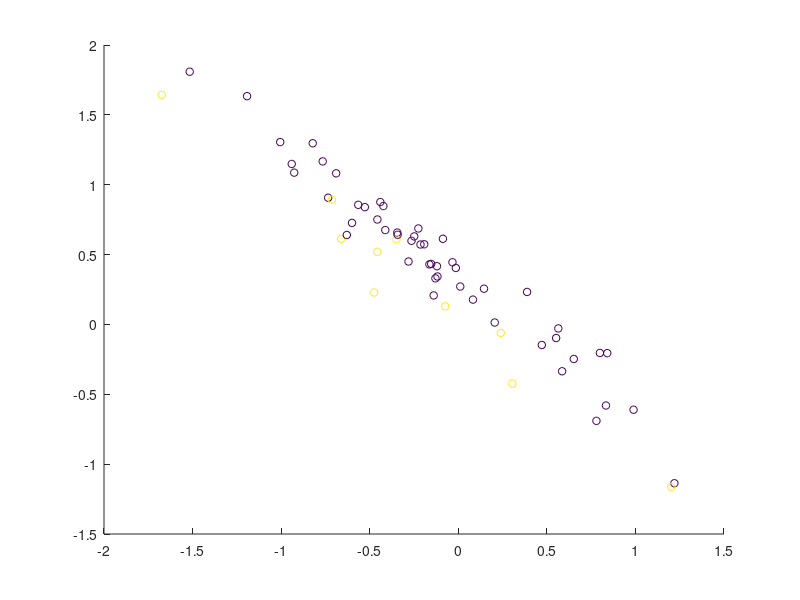

MATLAB code for this plot: (Note: this script raises an error after producing the figure.)
% This script is a demo showing some simple decoding on simulated toy data.
% The toy data are simple matlab matrices and no "real" fMRI or EEG data.

fpath = fileparts(fileparts(mfilename('fullpath')));
addpath(fpath)

clear variables
dbstop if error % if something goes wrong

res_fig = figure;

%% Set the output directory where data will be saved
% cfg.results.dir = % e.g. 'toyresults'
cfg.results.write = 0; % no results are written to disk

cfg.decoding.method = 'classification';

%% generate some toy data
% define number of "runs" and center means
nruns = 10; % lets simulate we have n runs
set2.mean = [0 0];
set1.mean = [.2 .2]; % should have the same dim as set1, otherwise it wont work (and would not make sense, either)

set1.fact = 5
set2.fact = 1

l1 = -1;
l2 = 1;

% data on two shifted lines
labels = [l1 * ones(set1.fact, 1); l2 * ones(set2.fact, 1)];
labels = repmat(labels, nruns, 1);

% set generate point clouds
noise_covariance = .1; % 0: all along one line
signal_covariance = 1; % 0: all on one spot
r = pi/4; % rotation from 0 .. 2pi

%% generate data
clear data data1 data2
data1(:,1) = [set1.mean(1) + randn(set1.fact * nruns, 1) * noise_covariance];
data1(:,2) = [set1.mean(2) + randn(set1.fact * nruns, 1) * signal_covariance];
data(labels == l1, :) = data1;

data2(:,1) = [set2.mean(1) + randn(set2.fact * nruns, 1) * noise_covariance];
data2(:,2) = [set2.mean(2) + randn(set2.fact * nruns, 1) * signal_covariance];
data(labels == l2, :) = data2;

% scatter(data(:, 1), data(:,2), 20, labels+2)
% xlim([-1 3])

%% rotate data
data = data * [cos(r) sin(r); -sin(r) cos(r)];
% hold all
% scatter(data(:, 1), data(:,2), 20, labels)

%% add data description
% save labels
cfg.files.label = labels;

% save run number
cfg.files.chunk = [];
for ri = 1:nruns
    curr_run = ri * ones(set1.fact + set2.fact ,1);
    cfg.files.chunk = [cfg.files.chunk; curr_run];
end

all_chunks = unique(cfg.files.chunk);
all_labels = unique(cfg.files.label);

% save a description
ct = zeros(length(all_labels),length(all_chunks));
for ifile = 1:length(cfg.files.label)
    curr_label = cfg.files.label(ifile);
    curr_chunk = cfg.files.chunk(ifile);
    f1 = all_labels==curr_label; f2 = all_chunks==curr_chunk;
    ct(f1,f2) = ct(f1,f2)+1;
    cfg.files.name(ifile) = {sprintf('class%i_run%i_%i', curr_label, curr_chunk, ct(f1,f2))};
end

% add an empty mask
cfg.files.mask = '';

%% plot the data (if 2d)
if size(data, 2) == 2
    figure(res_fig);
    scatter(data(:, 1), data(:, 2), 30, cfg.files.label + min(cfg.files.label));
end

%% Prepare data for passing
passed_data.data = data;
passed_data.mask_index = 1:size(data, 2); % use all voxels
passed_data.files = cfg.files;
passed_data.hdr = ''; % we don't need a header, because we don't write img-files as output (but mat-files)
passed_data.dim = [length(set1.mean), 1, 1]; % add dimension information of the original data
% passed_data.voxelsize = [1 1 1];


%% Add defaults for the remaining parameters that we did not specify
cfg = decoding_defaults(cfg);

% Set the analysis that should be performed (here we only want to do 1
% decoding)
cfg.analysis = 'wholebrain';
cfg.results.output = {'accuracy', 'model_parameters'}; % add if you want to see the model

%% Nothing needs to be changed below for a standard leave-one-run out cross validation analysis.
% Create a leave-one-run-out cross validation design:
cfg.design = make_design_cv(cfg); 
display_design(cfg);

%% Decoding Parameters

% default: -s 0 -t 0 -c 1 -b 0 -q

% if we use weights, these must be inverse to the amount of data
% e.g., if we use 5 times as much examples for class 1, we need
%   -w-1 1 -w1 5
% so in the example here, we just use .fact of the other set

legstr = {'data'}; % caption for legend

for use_correct_weights = 0:1
    if use_correct_weights
        display('Using correct (balanced) weights')
        weight_str = ['-w-1 ' num2str(set2.fact) ' -w1 ' num2str(set1.fact)];
    else
        display('Using equal weights')
        weight_str = ['-w-1 1 -w1 1'];
    end


    cfg.decoding.train.classification.model_parameters = ['-s 0 -t 0 -c 1000 -b 0 ' weight_str  ' -q'];
    disp(['cfg.decoding.train.classification.model_parameters = ' cfg.decoding.train.classification.model_parameters])
    cfg.design.unbalanced_data = 'ok';
    disp(['cfg.design.unbalanced_data = ' cfg.design.unbalanced_data]);

    %% Run decoding
    [results, cfg] = decoding(cfg, passed_data);

    %% Print decision boundary in figure
    if isfield(results, 'model_parameters')
        figure(res_fig)
        svm_model = results.model_parameters.output(1).model(1); % get the model of the first SVM
        [X, Y] = meshgrid(min(data(:)):.11:max(data(:)));
        Z = X;
        [predicted, acc, decision_values] = svmpredict(zeros(size(X(:))),[X(:), Y(:)],svm_model,cfg.decoding.test.classification.model_parameters);
        Z(:) = decision_values;
        
        if use_correct_weights
            linespec = '-';
        else
            linespec = ':';
        end
        
        hold on
        contour(X,Y,Z, -1:1, linespec);
        hold off
    end
    legstr(end+1) = {[linespec ' ' weight_str]};
    legend(legstr)
end
